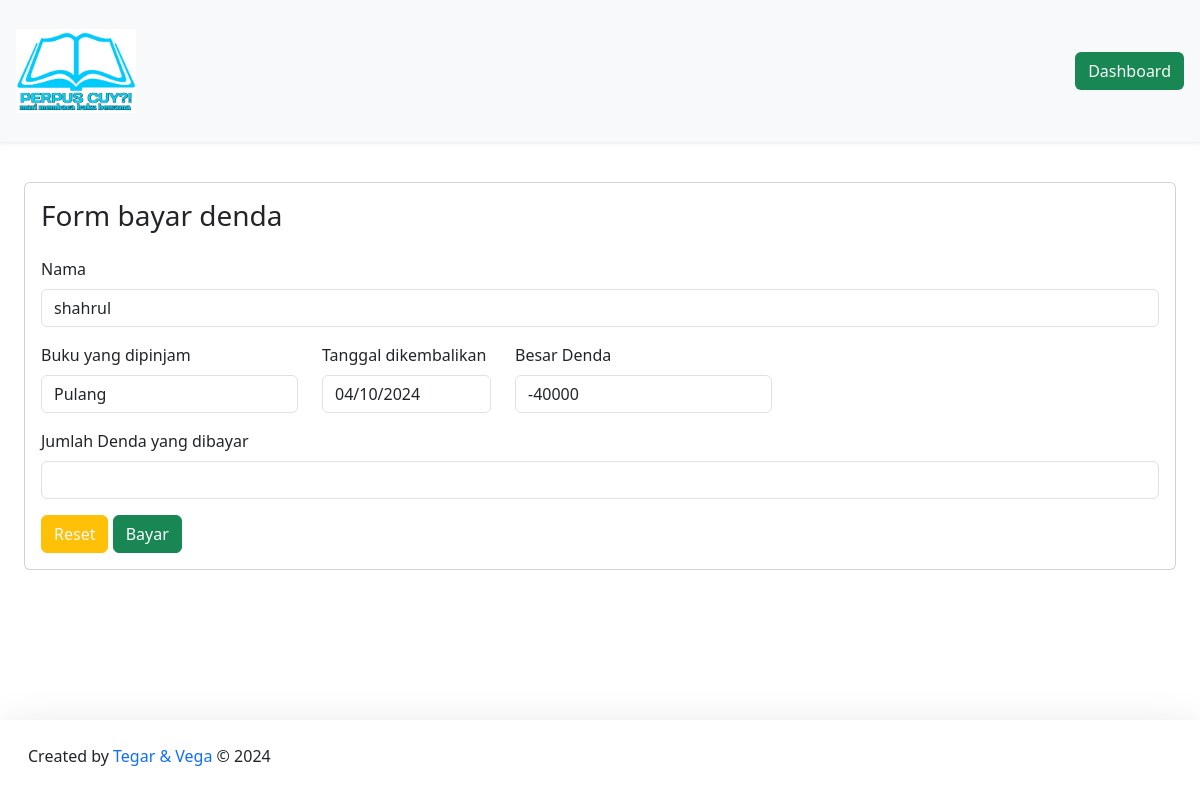
The app's page /DashboardMember/formPeminjaman/formBayarDenda.php?id=62 (signed in) with its own data.
### tables this page shows
CREATE TABLE `pengembalian` (
  `id_pengembalian` int(11) NOT NULL,
  `id_peminjaman` int(11) NOT NULL,
  `id_buku` varchar(20) NOT NULL,
  `nisn` int(11) NOT NULL,
  `id_admin` int(11) NOT NULL,
  `buku_kembali` date NOT NULL,
  `keterlambatan` enum('YA','TIDAK') NOT NULL,
  `denda` int(15) NOT NULL
);

CREATE TABLE `member` (
  `nisn` int(11) NOT NULL,
  `kode_member` varchar(12) NOT NULL,
  `nama` varchar(255) NOT NULL,
  `password` varchar(255) NOT NULL,
  `jenis_kelamin` varchar(20) NOT NULL,
  `kelas` varchar(5) NOT NULL,
  `jurusan` varchar(50) NOT NULL,
  `no_tlp` varchar(15) NOT NULL,
  `tgl_pendaftaran` date NOT NULL
);

CREATE TABLE `buku` (
  `cover` varchar(255) NOT NULL,
  `id_buku` varchar(20) NOT NULL,
  `kategori` varchar(255) NOT NULL,
  `judul` varchar(255) NOT NULL,
  `pengarang` varchar(255) NOT NULL,
  `penerbit` varchar(255) NOT NULL,
  `tahun_terbit` date NOT NULL,
  `jumlah_halaman` int(11) NOT NULL,
  `buku_deskripsi` text NOT NULL
);

### config/config.php (called while the page is built, shortened)
<?php
$host = "127.0.0.1";
$username = "root";
$password = "";
$database_name = "perpustakaan";
$connection = mysqli_connect($host, $username, $password, $database_name);
function queryReadData($dataKategori) {
  global $connection;
  $result = mysqli_query($connection, $dataKategori);
  $items = [];
  while($item = mysqli_fetch_assoc($result)) {
    $items[] = $item;
  }
  return $items;
}
?>

### DashboardMember/formPeminjaman/formBayarDenda.php (the view, shortened to what this page needs)
<?php
require "../../config/config.php";
$dendaSiswa = $_GET["id"];
$query = queryReadData("SELECT pengembalian.id_pengembalian, buku.judul, member.nama, pengembalian.buku_kembali, pengembalian.keterlambatan, pengembalian.denda
FROM pengembalian
INNER JOIN buku ON pengembalian.id_buku = buku.id_buku
INNER JOIN member ON pengembalian.nisn = member.nisn
WHERE pengembalian.id_pengembalian = $dendaSiswa");
?>
<!DOCTYPE html>
  <html lang="en">
  <head>
    <link href="https://cdn.jsdelivr.net/npm/bootstrap@5.3.2/dist/css/bootstrap.min.css" rel="stylesheet">
  </head>
  <body>
    <nav class="navbar fixed-top bg-body-tertiary shadow-sm">
      <div class="container-fluid p-3">
        <a class="navbar-brand" href="#">
          <img src="../../assets/buku.jpg" alt="logo" width="120px">
        </a>
        <a class="btn btn-tertiary bg-success text-light" href="../dashboardMember.php">Dashboard</a>
      </div>
    </nav>
  <div class="p-4 mt-5">
    <div class="mt-5 card p-3 mb-5">
    <form action="" method="post">
    <h3>Form bayar denda</h3>
      <?php foreach ($query as $item) : ?>
      <div class="mt-4 mb-3">
          <label for="exampleFormControlInput1" class="form-label">Nama</label>
          <input type="text" class="form-control" placeholder="Nama siswa" name="nama" id="nama" value="<?= $item["nama"]; ?>" readonly>
          </div>
      <div class="d-flex flex-wrap gap-4">
        <div class="mb-3">
          <label for="exampleFormControlInput1" class="form-label">Buku yang dipinjam</label>
          <input type="text" class="form-control" placeholder="Judul Buku" name="judul" id="judul" value="<?= $item["judul"]; ?>" readonly>
          </div>
        <div class="mb-3">
          <label for="exampleFormControlInput1" class="form-label">Tanggal dikembalikan</label>
          <input type="date" class="form-control" name="buku_kembali" id="buku_kembali" value="<?= $item["buku_kembali"]; ?>" readonly>
          </div>
        <div class="mb-3">
          <label for="exampleFormControlInput1" class="form-label">Besar Denda</label>
          <input type="number" class="form-control" name="denda" id="denda" value="<?= $item["denda"]; ?>" readonly>
          </div>
      </div>
      <?php endforeach; ?>
      <div class="mb-3">
          <label for="exampleFormControlInput1" class="form-label">Jumlah Denda yang dibayar</label>
          <input type="number" class="form-control" name="bayarDenda" id="bayarDenda" required>
      </div>
      <button type="reset" class="btn btn-warning text-light">Reset</button>
      <button type="submit" class="btn btn-success" name="bayar">Bayar</button>
    </form>
    </div>
    </div>
    <footer class="fixed-bottom mt-5 shadow-lg bg-subtle p-3">
      <div class="container-fluid d-flex justify-content-between">
      <p class="mt-2">Created by <span class="text-primary"> Tegar & Vega</span> © 2024</p>
      </div>
  </footer>
  </body>
</html>

### DashboardMember/formPeminjaman/formBayarDenda.php (style rules this page uses)
body { padding-top: 62px; }

### records on screen
pengembalian: nama "shahrul", judul "Pulang", buku_kembali "04/10/2024", denda "-40000"
